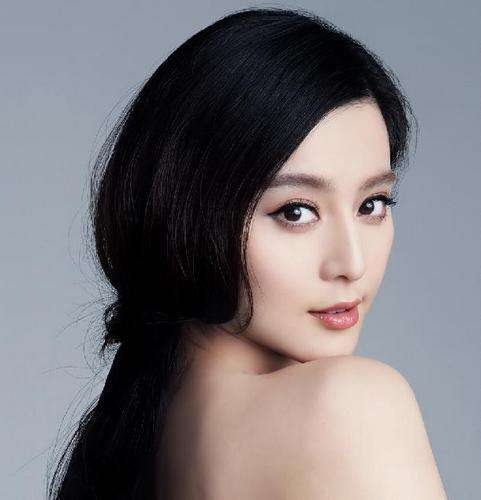
#> input picture code/11.jpeg, 481 x 500 px
$ python img.py
#> lines starting #> are read from the running program, lines starting #| are printed output that depends on the picture
import numpy as np
import cv2

def distance(one,two):
    return np.sqrt(np.sum(np.power((one-two),2)))

img=cv2.imread("11.jpeg")
#> img is the input picture: shape (500, 481, 3); mean B, G, R 122.3, 118.1, 122.6
width=img.shape[1]
#> width = 481
height=img.shape[0]
#> height = 500
myimg=np.zeros([height,width,3],np.uint8)

black=np.array([0,0,0])
white=np.array([255,255,255])
grey=np.array([125,125,125])

for y in range(0,height-1):
    for x in range(0,width-1):
        current=img[y,x,:]
        right=img[y,x+1,:]
        down=img[y+1,x,:]
        if distance(current,right)>20 and distance(current,down)>20:
            myimg[y,x,:]=black
        elif distance(current,right)<=20 and distance(current,down)<=20:
            myimg[y, x, :] = white
        else:
            myimg[y, x, :] = grey
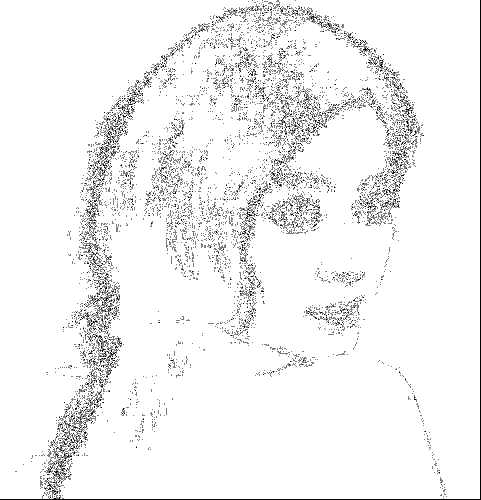
#> myimg: shape (500, 481, 3); min 0, max 255, mean 242.4

cv2.imwrite("demo.jpg",myimg)
